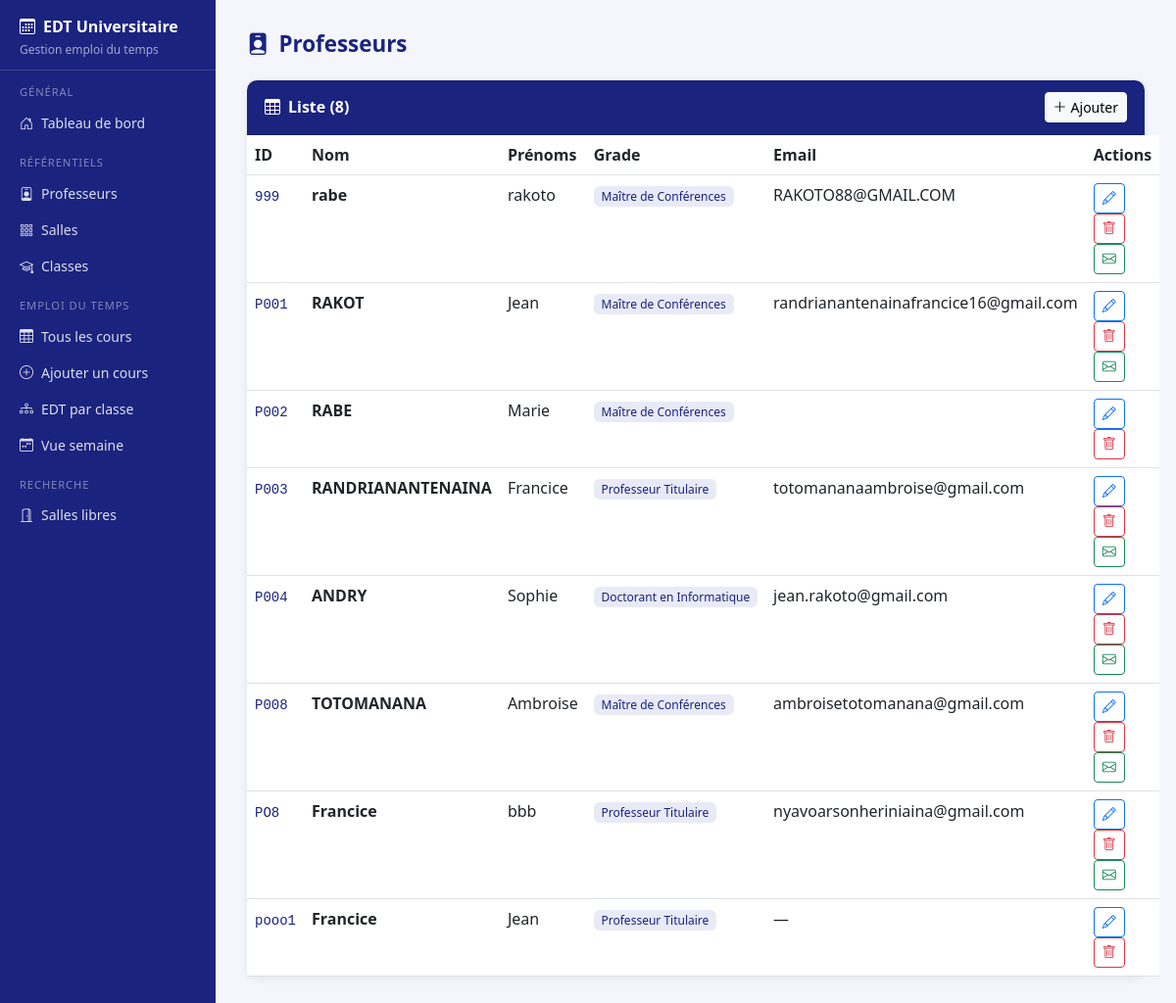
Page /index.php?action=professeurs on the committed database.
### tables this page shows
CREATE TABLE `professeur` (
  `idprof` varchar(20) NOT NULL,
  `Nom` varchar(100) NOT NULL,
  `Prenoms` varchar(100) NOT NULL,
  `Grade` varchar(100) NOT NULL,
  `email` varchar(100) DEFAULT NULL
);

### controller/ProfesseurController.php (called while the page is built, shortened)
<?php
require_once __DIR__ . '/../Model/ProfModel.php';
class ProfesseurController {
    private ProfModel $ProfesseurModel;
    public function __construct() {
        $this->ProfesseurModel = new ProfModel();
    }
    public function index(): void {
        if (isset($_GET['keyword']) && !empty(trim($_GET['keyword']))) {
            $profs = $this->ProfesseurModel->search(trim($_GET['keyword']));
        } else {
            $profs = $this->ProfesseurModel->readAll();
        }
        require_once __DIR__ . '/../views/Professeur/index.php';
    }
}

### ConnexionBd.php (called while the page is built)
<?php
class Database
{
    private static ?PDO $instance = null;
    public static function getConnection(): PDO
    {
        if (self::$instance === null) {
            $host = getenv('DB_HOST') ?: 'localhost';
            $port = getenv('DB_PORT') ?: '3306';
            $dbname = getenv('DB_NAME') ?: 'gestion_d_emploi_du_temps';
            $user = getenv('DB_USER') ?: 'root';
            $pass = getenv('DB_PASSWORD') ?: '';
            $dsn = "mysql:host={$host};port={$port};dbname={$dbname};charset=utf8mb4";
            self::$instance = new PDO($dsn, $user, $pass, [
                PDO::ATTR_ERRMODE => PDO::ERRMODE_EXCEPTION,
                PDO::ATTR_DEFAULT_FETCH_MODE => PDO::FETCH_ASSOC,
                PDO::ATTR_EMULATE_PREPARES => false
            ]);
        }
        return self::$instance;
    }
}

### model/ProfModel.php (called while the page is built, shortened)
<?php
require_once "ConnexionBd.php";
class ProfModel {
    private ?PDO $pdo;
    public function __construct() {
        $this->pdo = Database::getConnection();
    }
    public function readAll(): array {
        $sql = "SELECT idprof, Nom, Prenoms, Grade, email FROM Professeur";
        $stmt = $this->pdo->query($sql);
        return $stmt->fetchAll(PDO::FETCH_ASSOC);
    }
}

### views/professeur/index.php (the view, shortened to what this page needs)
<?php $pageTitle = "Professeurs"; require __DIR__ . '/../layout_header.php'; ?>
<div class="page-title"><i class="bi bi-person-badge-fill"></i>Professeurs</div>
<div class="card">
  <div class="card-header d-flex justify-content-between align-items-center">
    <span><i class="bi bi-table me-2"></i>Liste (<?= count($profs) ?>)</span>
    <a href="index.php?action=professeur_new" class="btn btn-light btn-sm">
      <i class="bi bi-plus-lg me-1"></i>Ajouter
    </a>
  </div>
  <div class="card-body p-0">
    <table class="table table-hover mb-0">
      <thead>
        <tr><th>ID</th><th>Nom</th><th>Prénoms</th><th>Grade</th><th>Email</th><th>Actions</th></tr>
      </thead>
      <tbody>
      <?php if (empty($profs)): ?>
        <tr><td colspan="6" class="text-center text-muted py-4">Aucun professeur enregistré.</td></tr>
      <?php else: foreach ($profs as $p): ?>
        <tr>
          <td><code style="color:#1a237e"><?= htmlspecialchars($p['idprof']) ?></code></td>
          <td><strong><?= htmlspecialchars($p['Nom']) ?></strong></td>
          <td><?= htmlspecialchars($p['Prenoms']) ?></td>
          <td><span class="badge" style="background:#e8eaf6;color:#1a237e;font-weight:500">
            <?= htmlspecialchars($p['Grade']) ?>
          </span></td>
          <td><?= htmlspecialchars($p['email'] ?? '—') ?></td>
          <td>
            <a href="index.php?action=professeur_edit&id=<?= urlencode($p['idprof']) ?>"
               class="btn btn-sm btn-outline-primary" title="Modifier"><i class="bi bi-pencil"></i></a>
            <a href="index.php?action=professeur_del&id=<?= urlencode($p['idprof']) ?>"
               class="btn btn-sm btn-outline-danger" title="Supprimer"
               onclick="return confirm('Supprimer <?= htmlspecialchars($p['Nom']) ?> ?')">
              <i class="bi bi-trash"></i></a>
            <?php if (!empty($p['email'])): ?>
            <a href="index.php?action=professeur_email&id=<?= urlencode($p['idprof']) ?>"
               class="btn btn-sm btn-outline-success" title="Envoyer EDT par email"
               onclick="return confirm('Envoyer l\'EDT à <?= htmlspecialchars($p['email']) ?> ?')">
              <i class="bi bi-envelope"></i></a>
            <?php endif; ?>
          </td>
        </tr>
      <?php endforeach; endif; ?>
      </tbody>
    </table>
  </div>
</div>
<?php require __DIR__ . '/../layout_footer.php'; ?>

### views/layout_header.php (style rules this page uses)
body { display: flex; min-height: 100vh; background: #f4f6fb; }
.page-title { font-size: 1.4rem; font-weight: 700; color: #1a237e; margin-bottom: 20px; display: flex; align-items: center; gap: 10px; }
.card { border: none; border-radius: 10px; box-shadow: 0 2px 8px rgba(0,0,0,.08); }
.card-header { background: #1a237e; color: #fff; font-weight: 600; border-radius: 10px 10px 0 0 !important; padding: 12px 18px; }

### rows in the picture
professeur: idprof "999", Nom "rabe", Prenoms "rakoto", Grade "Maître de Conférences", email "RAKOTO88@GMAIL.COM"
professeur: idprof "P001", Nom "RAKOT", Prenoms "Jean", Grade "Maître de Conférences", email "randrianantenainafrancice16@gmail.com"
professeur: idprof "P002", Nom "RABE", Prenoms "Marie", Grade "Maître de Conférences"
professeur: idprof "P003", Nom "RANDRIANANTENAINA", Prenoms "Francice", Grade "Professeur Titulaire", email "totomananaambroise@gmail.com"
professeur: idprof "P004", Nom "ANDRY", Prenoms "Sophie", Grade "Doctorant en Informatique", email "jean.rakoto@gmail.com"
professeur: idprof "P008", Nom "TOTOMANANA", Prenoms "Ambroise", Grade "Maître de Conférences", email "ambroisetotomanana@gmail.com"
professeur: idprof "PO8", Nom "Francice", Prenoms "bbb", Grade "Professeur Titulaire", email "nyavoarsonheriniaina@gmail.com"
professeur: idprof "pooo1", Nom "Francice", Prenoms "Jean", Grade "Professeur Titulaire", email "—"

### other values in the picture
count($profs) "8"
